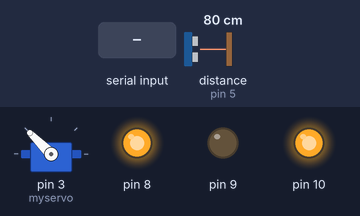
Bench run of a sketch on a simulated Arduino Uno, built with avr-gcc and run on an emulated ATmega328P. On the bench: servo, output pins drawn as LEDs (lit = HIGH). Wiring (inferred from the names in the program): ultrasonic range finder: trigger pin 4; echo pin 5. The test bench sets the inputs (shaded band); at power-on: distance to the obstacle (sensor on pin 5) 80 cm. The echo pulse lasts 58.3 µs per cm; pins used as bus, display or sensor lines are not drawn; what the sketch prints to the serial monitor is not drawn.

Above: at 1.2 s.
1.3 s: distance to the obstacle (sensor on pin 5) set to 18 cm
At 1.9 s:
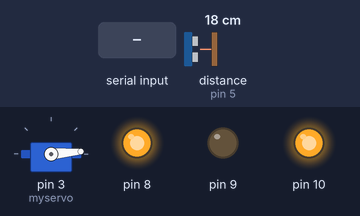
4.3 s: "90,45\n" received over Serial
7.3 s: distance to the obstacle (sensor on pin 5) set to 26 cm
10.3 s: "200\n" received over Serial
At 10.7 s:
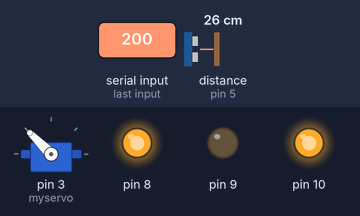
11.8 s: "30,150\n" received over Serial
At 12.9 s:
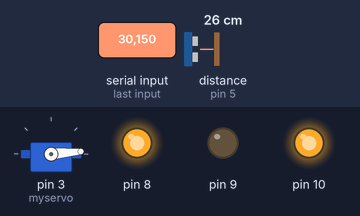
13.3 s: "1\n" received over Serial
At 14.4 s:
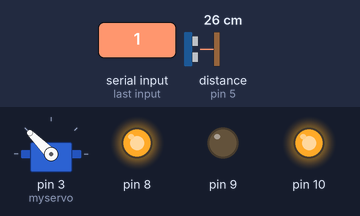
Timing chart, 0 to 15.8 s (numbered marks = the images above; inputs shaded):
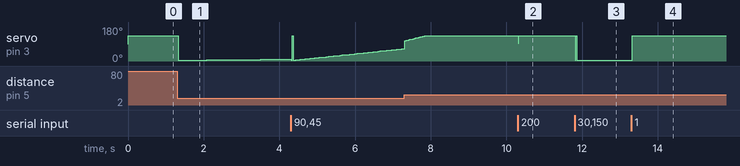

The sketch:

ControlPosicion.ino
```cpp
#include <SPI.h>
#include "DACMCP4821.h"

#include <Servo.h>
#include "FloatCasero.h"
int contador=0;
unsigned char Buffer[4];
unsigned long lData;
//#include <avr/interrupt.h>
//#define ConAntiWindUp
int TicOk=0;
Servo myservo;  // create servo object to control a servo

int val;    // variable to read the value from the analog pin
const int Trigger = 4;   //Pin digital 2 para el Trigger del sensor
const int Echo = 5;   //Pin digital 3 para el Echo del sensor
float referencia=17;
float error;
float distancia;
float salida;
float u=0;
float u1=0;
float kp=-0.7875;//-1;//3;
float e=0;
float e1=0;
float e2=0;
float td=0;//.125;//.0125;//0.11;
float ti=1.25;//1.5;//83;//0.45;
float t=0.02;
float us = 0;
float es = 0;
float ud = 0;
float ui = 0;
float ui1 = 0;
float up = 0;

//
//     ******** MCP4821 Pinout ********
//     ********************************
//     SDI Pin to MOSI Pin 11 Arduino UNO
//     SCK Pin to SCK Pin 13 Arduino UNO

/* Configure CS,SHUTDOWN and LDAC Pins */

DACMCP4821 dac(10,8,9);
int outputAnalog;
byte ganancia;
void setup(){
// Inicializo el DAC
  dac.initDAC();
  Serial.begin(115200);//iniciailzamos la comunicación
  pinMode(Trigger, OUTPUT); //pin como salida
  pinMode(Echo, INPUT);  //pin como entrada
  digitalWrite(Trigger, LOW);//Inicializamos el pin con 0
  myservo.attach(3);
}
void loop(){
  if(Serial.available()>1){
    Serial.readBytes(Buffer,2);
    referencia=(Buffer[0]-48)*10+(Buffer[1]-48);
  }
    //referencia=Binary2Float(Buffer);
  //kp=-analogRead(A1)*5.0/1024;
  distancia= medirDistancia();
  error=(referencia-distancia)*100/20;
  e=error;
  up=kp*e;
#ifdef ConAntiWindUp
  if ((u != 100) && (u != 0))
    ui = ui1 + kp / ti*t*(e + e1) / 2;
  else
    ui = ui1;
#else
  ui = ui1 + kp / ti*t*(e + e1) / 2+es;
#endif //
  ud =  kp*td*(e - e1) / t;
  u = up+ ui + ud;
  us=u;
  if (u>100)
    u=100;
  if (u<0)
    u=0;
  es=u-us;
  ui1 = ui;
  e2=e1;
  e1=e;
  u1=u;
  salida=u;
  Serial.println(kp);
  //EnviarFloat(&distancia);
  //salida=referencia;
  val=map((int)salida, 0, 100, 5, 135);
  myservo.write(val);
  delay(19);
  /* writeDAC returns the MSB byte for testing. You can choose in the
     second parameter the Gain1x = 1 or Gain2x = 2 */
  outputAnalog=distancia*4095/30;
  byte msb = dac.writeDAC(outputAnalog,2);

}

float medirDistancia(){

  long t; //timepo que demora en llegar el eco
  float d,d1; //distancia en centimetros

  digitalWrite(Trigger, HIGH);
  delayMicroseconds(10);          //Enviamos un pulso de 10us
  digitalWrite(Trigger, LOW);
   t = pulseIn(Echo, HIGH); //obtenemos el ancho del pulso
  d1 = (float)t/59;             //escalamos el tiempo a una distancia en cm
  if((d1<=100)&&(d1>1))
    d=d1;


  return d;
  }
```

DACMCP4821.cpp
```cpp
#include "SPI.h"
#include "Arduino.h"
#include "DACMCP4821.h"

// Shutdown: pin 7
// CS:       pin 2
// LDAC:     pin 4

DACMCP4821::DACMCP4821(int CS, int SDHN, int LDAC)
{
  pinMode(CS,OUTPUT);
  pinMode(SDHN,OUTPUT);
  pinMode(LDAC,OUTPUT);
}

void DACMCP4821::initDAC(){
  SPI.begin();
  SPI.setClockDivider(SPI_CLOCK_DIV2);
  digitalWrite(10,HIGH);
  digitalWrite(8,HIGH);
  digitalWrite(9,LOW);
}

byte DACMCP4821::writeDAC (int digitalData,byte ganancia){
 if (ganancia == 1){
    data  = digitalData | 0x3000;
    MSByte = (data & 0xff00) >> 8;
    LSByte = data & 0xff;
    PORTB=PORTB & ~(1<<PB6);
    //PORTD = PORTD & 0xfb; // PIN2_CS = 0
        SPI.transfer (MSByte);
        SPI.transfer (LSByte);
        //PORTD = PORTD | 0x04;  // PIN2_CS = 1
        PORTB=PORTB | (1<<PB6);
        return MSByte;
        }
     if (ganancia == 2){
        data = digitalData | 0x1000;
        MSByte = (data & 0xff00) >> 8;
    LSByte =  data & 0xff;
    //PORTD = PORTD & 0xfb; // PIN2_CS = 0
    PORTB=PORTB & ~(1<<PB6);
        SPI.transfer (MSByte);
        SPI.transfer (LSByte);
        //PORTD = PORTD | 0x04;  // PIN2_CS = 1
        PORTB=PORTB | (1<<PB6);
        return MSByte;
        }
        }
```

DACMCP4821.h
```cpp
#ifndef DACMCP4821_h
#define DACMCP4821_h

#include "Arduino.h"
#include "SPI.h"

class DACMCP4821
{
   public:
     DACMCP4821(int CS, int SHUTDOWN, int LDAC);
     void initDAC();
     byte writeDAC (int digitalData,byte ganancia);
   private:
     byte MSByte;
     byte LSByte;
     int data;
};

#endif
```

FloatCasero.cpp
```cpp
#include "FloatCasero.h"
#include <Arduino.h>
float signo;
float exponente;
float mantisa;
unsigned char *puntero;

float Binary2Float(unsigned char Dato[]){
    unsigned long BinaryDat;
    float signo;
    float exponente;
    float mantisa;
    unsigned char *puntero;
    float ResultadoFloat;
    BinaryDat=(long)Dato[3]*(1<<8)*(1<<8)*(1<<8)+(long)Dato[2]*(1<<8)*(1<<8)+(long)Dato[1]*(1<<8)+(long)Dato[0];
    if(Dato[3]& 0x80)
      signo=-1;
     else
      signo=1;
    exponente=((BinaryDat & 0x7F800000)>>23);
    exponente=exponente-127;
    mantisa=(BinaryDat & 0x007FFFFF)+0x00800000;
    mantisa=mantisa/0x800000;
    ResultadoFloat=signo*(mantisa*pow(2,exponente));
    return ResultadoFloat;
    }

 void EnviarFloat(float *fData){
    puntero=(long)fData;
    Serial.write(*puntero);
    puntero++;
    Serial.write(*puntero);
    puntero++;
    Serial.write(*puntero);
    puntero++;
    Serial.write(*puntero);
    puntero++;

  }
```

FloatCasero.h
```cpp
#ifndef _FLOATCASERO_H
#define _FLOATCASERO_H
float Binary2Float(unsigned char Dato[]);
void EnviarFloat(float *fData);

#endif
```

Measured:
- after the input at 1.3 s, servo on pin 3 (myservo): 135° → 5° at once, → 6° 0.75 s later, → 7° 0.71 s later, → 8° 0.73 s later, … (5 changes in this stretch)
- after the input at 10.3 s, servo on pin 3 (myservo): 135° → 94° at once, → 135° 0.02 s later
- after the input at 11.8 s, servo on pin 3 (myservo): 135° → 5° at once
- after the input at 13.3 s, servo on pin 3 (myservo): 5° → 135° at once
